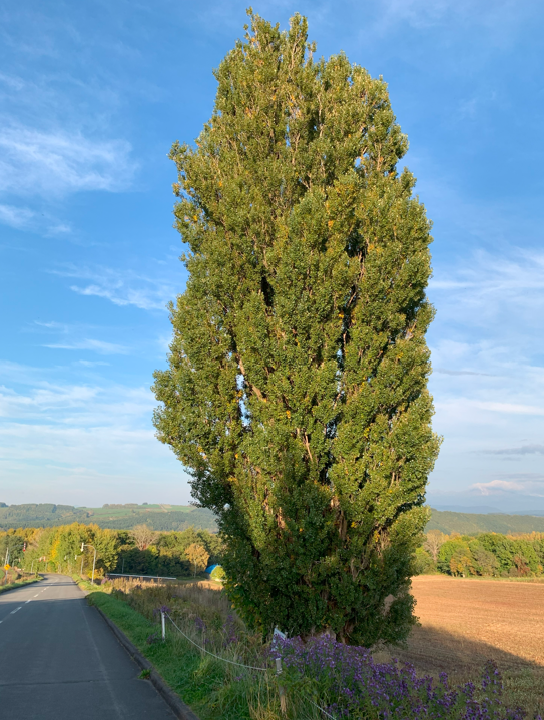
%> input picture MATLAB/Chap010/KenMerry.png, 544 x 720 px
$ octave myCNN000.m   (GNU Octave 9; MATLAB toolbox functions it lacks are replaced by stand-ins)
%> lines starting %> are read from the running program, lines starting %| are printed output that depends on the picture
close all;
clear all;
% 画像の読み込みとリサイズ
img = imread('KenMerry.png'); % 元の画像を読み込む
%> img is the input picture: size 720x544x3 uint8; mean R, G, B 117.2, 138.8, 135.1
imgSmall = imresize(img, [128 128]); % 128x128にリサイズ
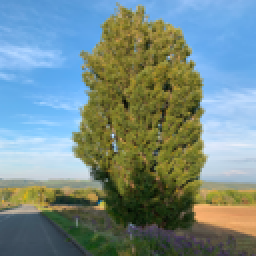
%> imgSmall: size 128x128x3 uint8 (shown 2 times larger); mean R, G, B 117.2, 138.8, 135.1
imshow(imgSmall); % リサイズされた画像を表示
% 3x3のフィルタを定義
filt = [0 -1 0;
        -1 4 -1;
        0 -1 0]; % 3x3のフィルタ
% 画像をグレースケールに変換 (カラー画像の場合)
imgGray = rgb2gray(imgSmall);
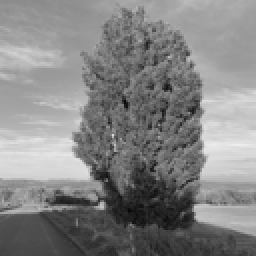
%> imgGray: size 128x128 uint8 (shown 2 times larger); min 6, max 238, mean 131.9
% フィルタリング結果を保存するための配列を初期化
convResult = zeros(size(imgGray) - size(filt) + 1);
% 畳み込みの過程を可視化
figure;
%> (the run ends here)
